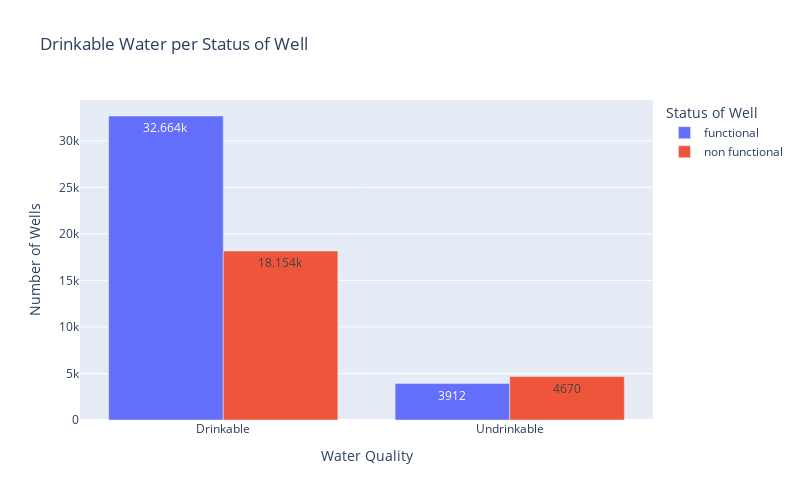

Here is the notebook cell this chart was saved with:
### Code cell
px.bar(x = water['binary_water_qual'], y = water['id'], color = water['status_group'],text_auto=True, barmode="group",
      title="Drinkable Water per Status of Well",
       labels={'x':'Water Quality', 'y':'Number of Wells', 'color':'Status of Well'}
       ,width=800, height=500)

### Figure 1 — Plotly figure (JSON) as saved in the notebook; plotly's stock layout.template omitted (floating-point values rounded to 4 significant figures)
{"data": [{"alignmentgroup": "True", "hovertemplate": "Status of Well=functional<br>Water Quality=%{x}<br>Number of Wells=%{y}<extra></extra>", "legendgroup": "functional", "marker": {"color": "#636efa", "pattern": {"shape": ""}}, "name": "functional", "offsetgroup": "functional", "orientation": "v", "showlegend": true, "textposition": "auto", "texttemplate": "%{y}", "type": "bar", "x": ["Drinkable", "Undrinkable"], "xaxis": "x", "y": [32664, 3912], "yaxis": "y"}, {"alignmentgroup": "True", "hovertemplate": "Status of Well=non functional<br>Water Quality=%{x}<br>Number of Wells=%{y}<extra></extra>", "legendgroup": "non functional", "marker": {"color": "#EF553B", "pattern": {"shape": ""}}, "name": "non functional", "offsetgroup": "non functional", "orientation": "v", "showlegend": true, "textposition": "auto", "texttemplate": "%{y}", "type": "bar", "x": ["Drinkable", "Undrinkable"], "xaxis": "x", "y": [18154, 4670], "yaxis": "y"}], "layout": {"barmode": "group", "height": 500, "legend": {"title": {"text": "Status of Well"}, "tracegroupgap": 0}, "title": {"text": "Drinkable Water per Status of Well"}, "width": 800, "xaxis": {"anchor": "y", "domain": [0, 1], "title": {"text": "Water Quality"}}, "yaxis": {"anchor": "x", "domain": [0, 1], "title": {"text": "Number of Wells"}}}}
